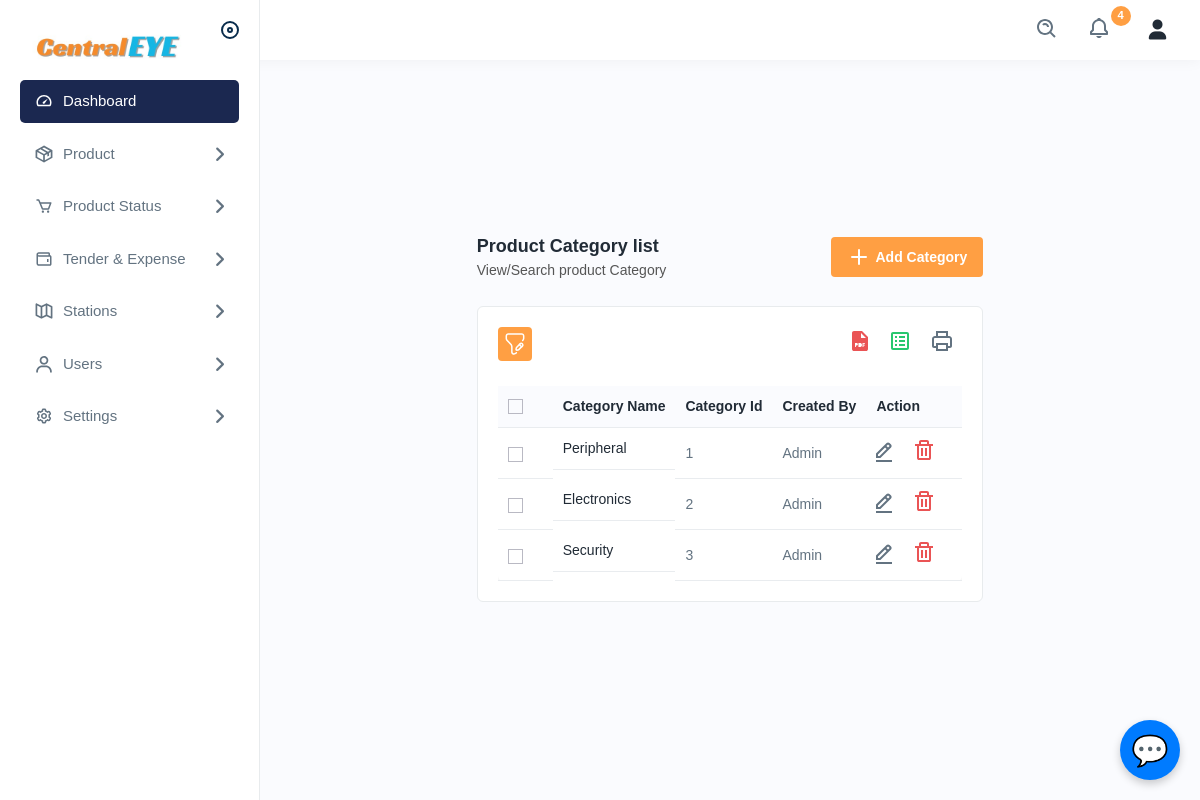
Before: /categorylist with the older database file.
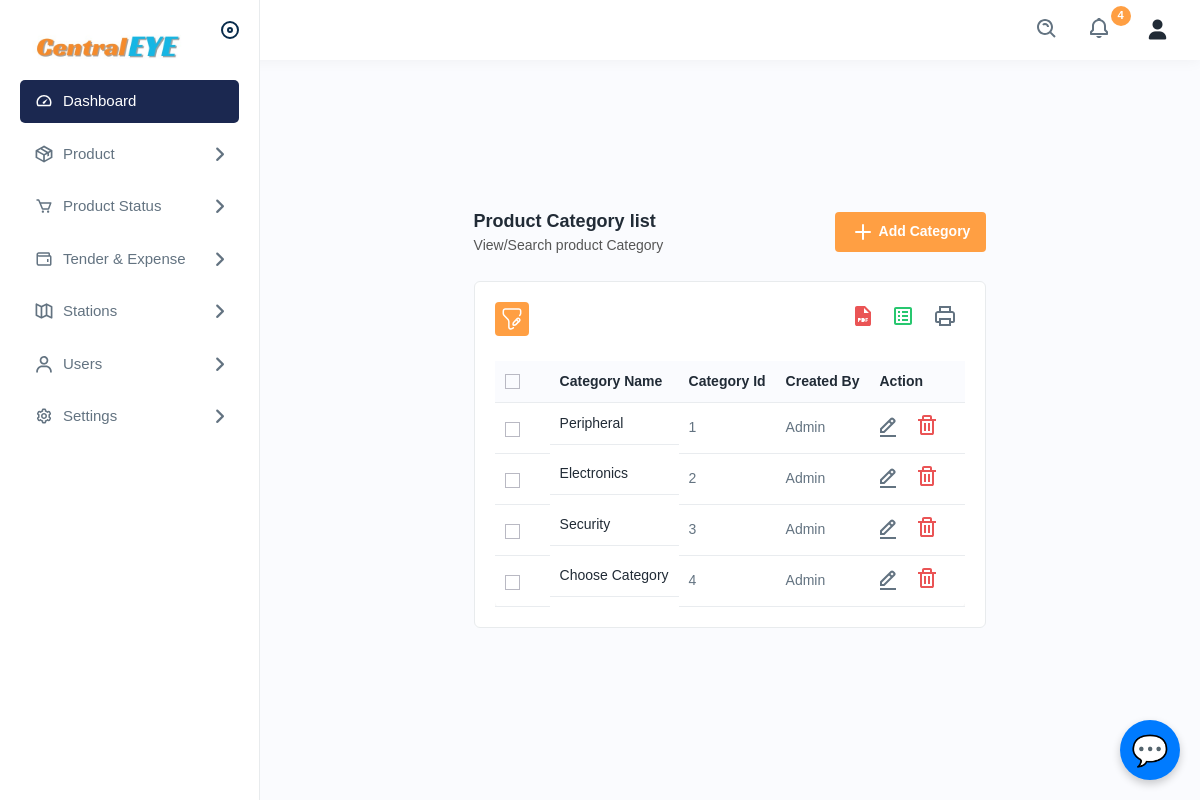
After: the same page with the newer database file.
### app/models.py (models this page shows)
class AssetCategory(models.Model):
    category_id = models.IntegerField(primary_key=True)
    category_name = models.CharField(max_length=255)
    def __str__(self):
        return self.category_name

### app/views.py (the view)
# urls.py: path('categorylist', views.categorylist, name='categorylist'),
def categorylist(request):
    catList = AssetCategory.objects.all()
    print(catList)
    return render(request, 'categorylist.html', context={'catList': catList})

### templates/categorylist.html (shortened to what the changed rows need)
{% extends 'navbar.html' %}
{% load static %}
{% block body %}
<div class="main-wrapper">
    <div class="page-wrapper">
        <div class="content">
            <div class="card">
                <div class="card-body">
                    <div class="table-responsive">
                        <table class="table  ">
                            <thead>
                                <tr>
                                    <th>
                                        <label class="checkboxs">
                                            <span class="checkmarks"></span>
                                        </label>
                                    </th>
                                    <th>Category Name</th>
                                    <th>Category Id</th>
                                    <th>Created By</th>
                                    <th>Action</th>
                                </tr>
                            </thead>
                            <tbody>
                                {% for i in catList %}
                                <tr>
                                    <td>
                                        <label class="checkboxs">
                                            <span class="checkmarks"></span>
                                        </label>
                                    </td>
                                    <td class="productimgname" style="vertical-align: top ;">
                                        <a href="javascript:void(0);">{{i.category_name}}</a>
                                    </td>
                                    <td>{{i.category_id}}</td>
                                    <td>Admin</td>
                                    <td>
                                        <a class="me-3" href="{% url 'editcategory' %}">
                                            <img src="{% static 'assets/img/icons/edit.svg' %}" alt="img">
                                        </a>
                                        <a class="me-3" href="/deletecategory/{{i.category_id}}">
                                            <img src="{% static 'assets/img/icons/delete.svg' %}" alt="img">
                                        </a>
                                    </td>
                                </tr>
                                {% endfor %}
                            </tbody>
                        </table>
                    </div>
                </div>
            </div>
        </div>
    </div>
</div>
{% endblock %}

Changed rows visible on the page:
added AssetCategory: category_name "Choose Category", category_id "4"
